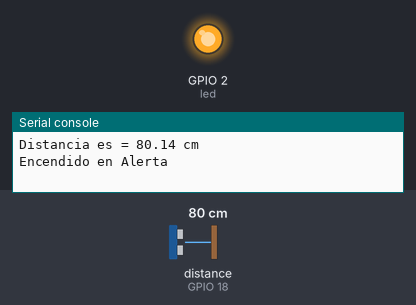
Recording of a program running on a simulated ESP32 board running MicroPython. Parts: output pins drawn as LEDs (lit = HIGH), the last lines printed to the serial console. Inputs (shaded band) come from the test bench; at power-on: distance to the obstacle (sensor on GPIO 18) 80 cm. The echo pulse lasts 58.3 µs per cm; library files of the repository ran but are not shown: hcsr04.py; pins used as bus, display or sensor lines are not drawn.

Above: at 1.2 s.
1.3 s: distance to the obstacle (sensor on GPIO 18) set to 32 cm
4.0 s: distance to the obstacle (sensor on GPIO 18) set to 27 cm
At 4.8 s:
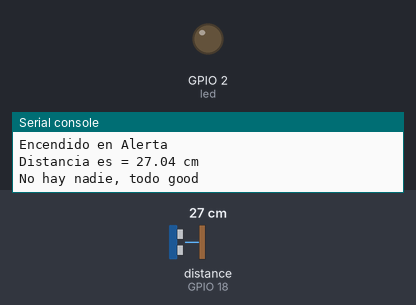
6.7 s: distance to the obstacle (sensor on GPIO 18) set to 35 cm
At 9.2 s:
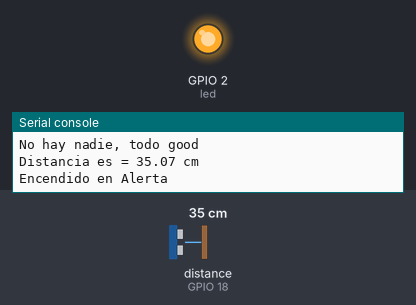
9.5 s: distance to the obstacle (sensor on GPIO 18) set to 2 cm
At 10.9 s:
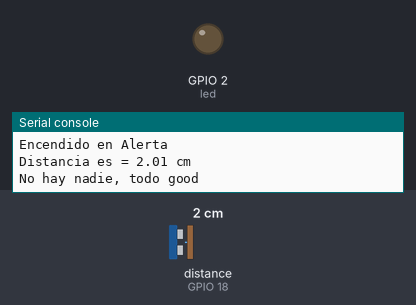
Timing chart, 0 to 12.5 s (numbered marks = the images above; inputs shaded):
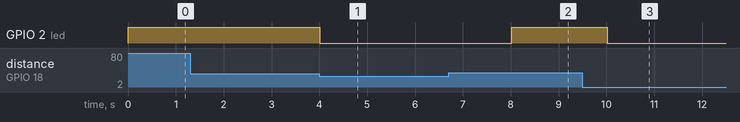

The program:

main.py
```python
from machine import Pin
from hcsr04 import HCSR04
from time import sleep

medidor = HCSR04(trigger_pin=5, echo_pin=18)
led = Pin(2, Pin.OUT)

while True:
    try:
        distancia = medidor.distance_cm()
        print("Distancia es =", distancia, "cm")

        if distancia >= 30:
            led.value(1)
            print("Encendido en Alerta")
        else:
            led.value(0)
            print("No hay nadie, todo good")

        sleep(2)

    except Exception as e:
        print("Error, no hay señal:", e)
        print("Algo anda mal")
```

Measured:
- the behaviour switches between 30 and 29 cm on distance to the obstacle (sensor on GPIO 18) (found by bisection; images 0 and 1)
- after the input at 4.0 s, GPIO 2 (led): HIGH → LOW at once
- after the input at 6.7 s, GPIO 2 (led): LOW → HIGH after 1.3 s
- after the input at 9.5 s, GPIO 2 (led): HIGH → LOW after 0.52 s
